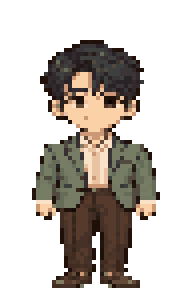
#> input picture assets/characters/preset-10-v1.png, 48 x 72 px, given in place of preset-10-v1.png.png, which was not available (shown 4 times larger)
$ python -i prepare_selectable_guests.py   (imports and definitions only)
#> lines starting #> are read from the running program, lines starting #| are printed output that depends on the picture
"""Fit the twenty generated selectable guests without rebuilding existing art.

Run: .venv-assets/Scripts/python.exe tools/prepare_selectable_guests.py
Originals live in ignored raw/selectable-guests-source; final PNGs are standalone.
"""
import hashlib
import json
from collections import deque
from pathlib import Path
from PIL import Image, ImageDraw, ImageFont

ROOT=Path(__file__).resolve().parents[1]
RAW=ROOT/'raw/selectable-guests-source'


def digest(path):return hashlib.sha256(path.read_bytes()).hexdigest()


def prepare(id):
#> called with id = '../assets/characters/preset-10-v1.png'
    im=Image.open(RAW/f'preset-{id}.png').convert('RGBA')
#> im is the input picture: PIL image 48x72 RGBA; mean R, G, B, A 39.8, 33.7, 27.9, 96.2
    # Some generated originals include faint semi-transparent glow. Keep only
    # their solid character pixels, not the glow, before small-grid fitting.
    im.putalpha(im.getchannel('A').point(lambda a:255 if a>=230 else 0))
    im=im.crop(im.getbbox())
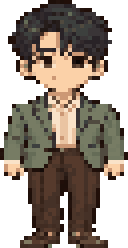
#> im: PIL image 32x62 RGBA (shown 4 times larger); mean R, G, B, A 69.3, 58.8, 48.5, 167.6; transparent parts drawn white
    width=max(32,min(36,round(im.width*62/im.height)))
#> width = 32
#> (the run stopped early here; a loop or call above may not have finished)

$ run again, on assets/characters/preset-14-v1.png
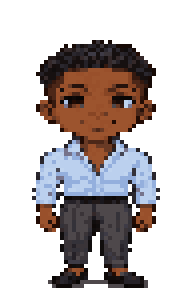
#> input picture assets/characters/preset-14-v1.png, 48 x 72 px, given in place of preset-14-v1.png.png, which was not available (shown 4 times larger)
#> in prepare, im is the input picture: PIL image 48x72 RGBA; mean R, G, B, A 40.9, 33.5, 33.1, 104.4
#> in prepare, `im=im.crop(im.getbbox())`:
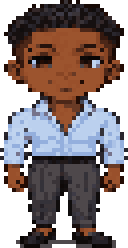
#> im: PIL image 32x62 RGBA (shown 4 times larger); mean R, G, B, A 71.2, 58.4, 57.6, 181.9; transparent parts drawn white

$ run again, on assets/characters/preset-15-v1.png
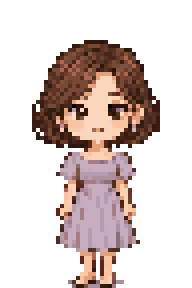
#> input picture assets/characters/preset-15-v1.png, 48 x 72 px, given in place of preset-15-v1.png.png, which was not available (shown 4 times larger)
#> in prepare, im is the input picture: PIL image 48x72 RGBA; mean R, G, B, A 53.2, 39.9, 36.6, 88.4
#> in prepare, `im=im.crop(im.getbbox())`:
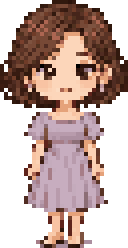
#> im: PIL image 32x62 RGBA (shown 4 times larger); mean R, G, B, A 92.7, 69.5, 63.8, 154; transparent parts drawn white

$ run again, on assets/characters/preset-16-v1.png
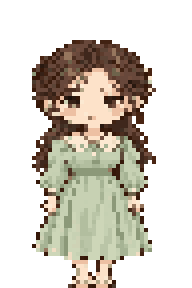
#> input picture assets/characters/preset-16-v1.png, 48 x 72 px, given in place of preset-16-v1.png.png, which was not available (shown 4 times larger)
#> in prepare, im is the input picture: PIL image 48x72 RGBA; mean R, G, B, A 66.7, 61.6, 51.5, 109
#> in prepare, `im=im.crop(im.getbbox())`:
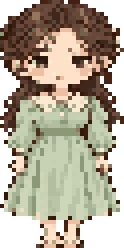
#> im: PIL image 31x62 RGBA (shown 4 times larger); mean R, G, B, A 120, 110.7, 92.6, 196; transparent parts drawn white
